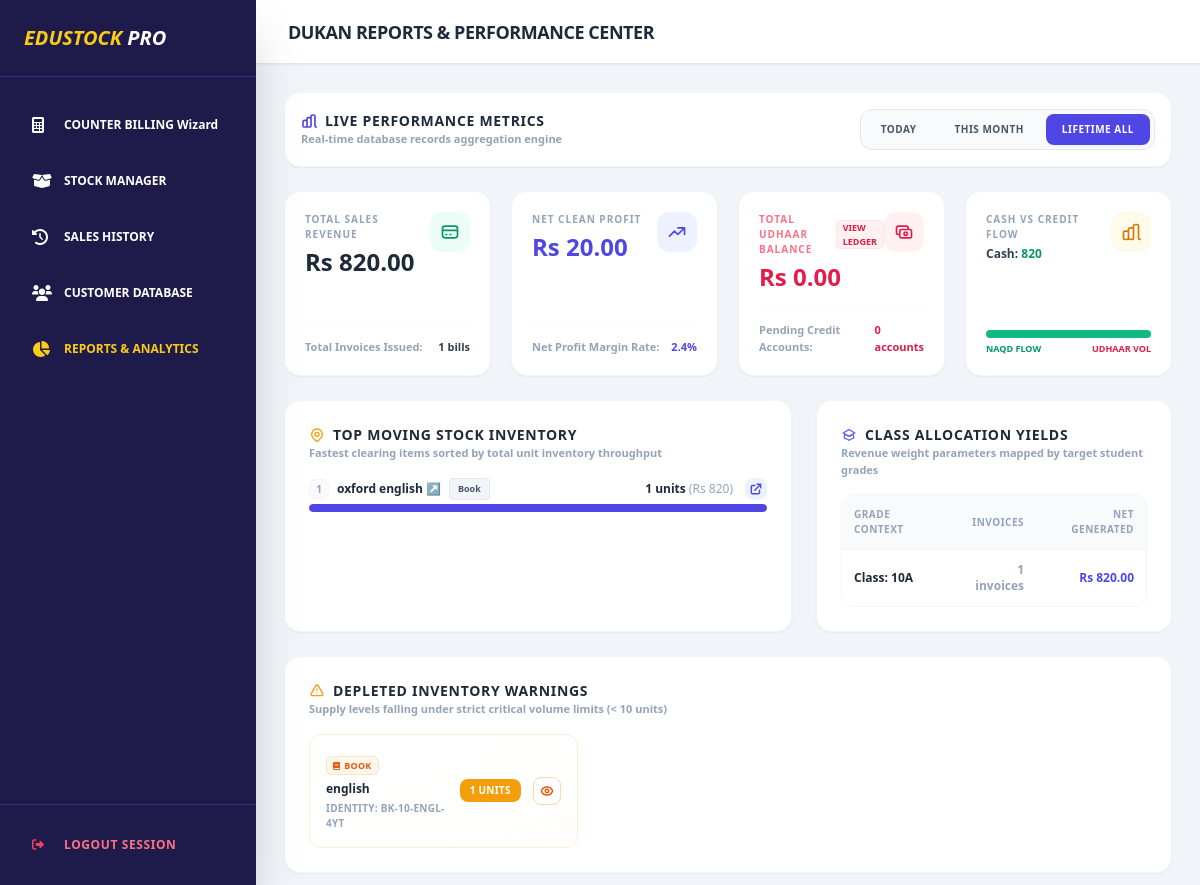
The page /analytics (signed in) on the database as committed earlier.
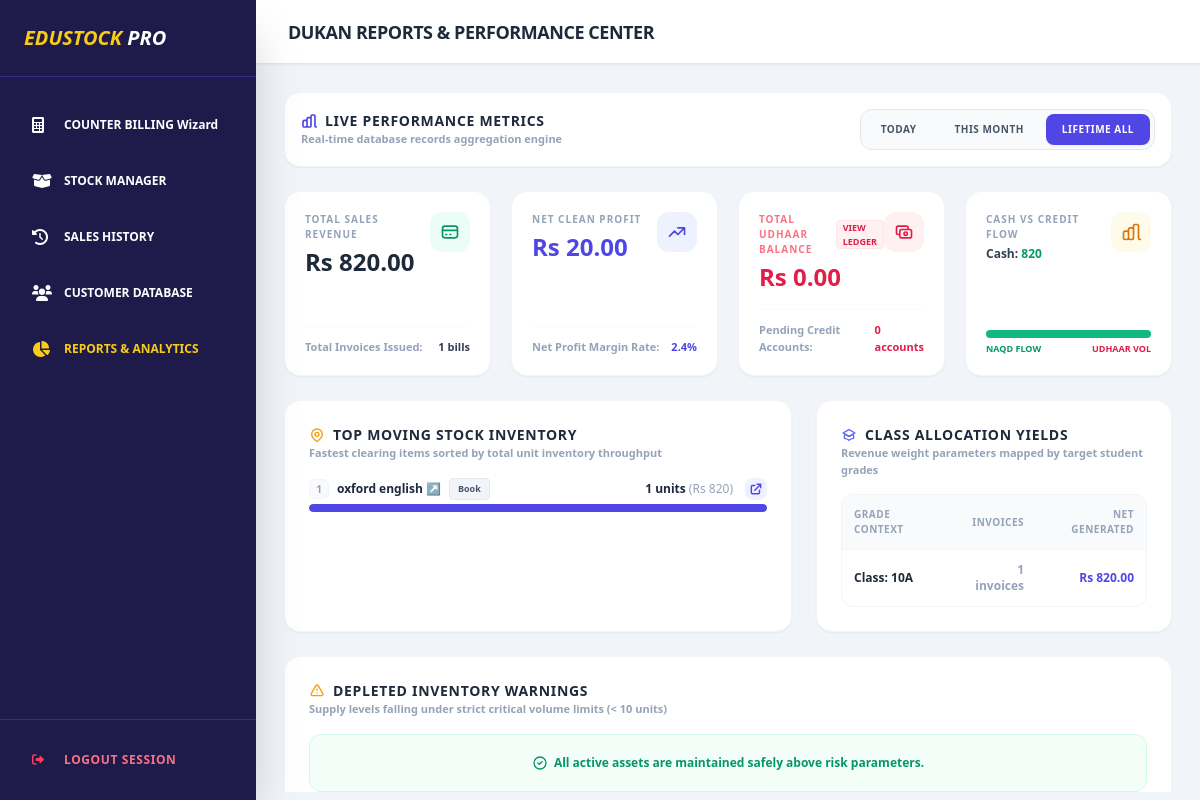
The same page on the database as committed later.
### tables this page shows
CREATE TABLE products (
        id INTEGER PRIMARY KEY AUTOINCREMENT,
        sku TEXT UNIQUE NOT NULL,
        barcode TEXT UNIQUE,
        name TEXT NOT NULL,
        category TEXT NOT NULL, -- Stationary, Books, Notebooks
        student_class TEXT,
        subject TEXT,
        purchase_price REAL NOT NULL,
        selling_price REAL NOT NULL,
        stock INTEGER NOT NULL DEFAULT 0,
        tag TEXT,
        variation TEXT
    );

CREATE TABLE sales (
        id INTEGER PRIMARY KEY AUTOINCREMENT,
        receipt_number TEXT NOT NULL UNIQUE,
        student_name TEXT NOT NULL,
        father_name TEXT NOT NULL,
        cnic TEXT,
        student_class TEXT NOT NULL,
        phone_no TEXT NOT NULL,
        address TEXT,
        sale_type TEXT NOT NULL,
        total_amount REAL NOT NULL,
        cash_paid REAL DEFAULT 0.0,
        profit REAL DEFAULT 0.0,
        payment_status TEXT DEFAULT 'Paid',
        timestamp DATETIME DEFAULT CURRENT_TIMESTAMP
    );

### main.py (the view)
@app.get("/analytics")
async def operations_analytics_dashboard(request: Request, range: str = "all"):
    if not is_logged_in(request): return RedirectResponse(url="/login", status_code=303)
    conn = get_db()
    date_filter = ""
    if range == "today":
        date_filter = "WHERE date(timestamp) = date('now', 'localtime')"
    elif range == "month":
        date_filter = "WHERE strftime('%Y-%m', timestamp) = strftime('%Y-%m', 'now', 'localtime')"
    gross_row = conn.execute(f"SELECT SUM(total_amount) as gross, COUNT(id) as cnt, SUM(profit) as prf FROM sales {date_filter}").fetchone()
    gross_revenue = gross_row['gross'] if gross_row and gross_row['gross'] else 0.0
    total_sales_count = gross_row['cnt'] if gross_row and gross_row['cnt'] else 0
    net_profit = gross_row['prf'] if gross_row and gross_row['prf'] else 0.0
    if date_filter:
        udhaar_query = f"SELECT SUM(total_amount - cash_paid) as rc, COUNT(id) as cnt FROM sales {date_filter} AND payment_status != 'Paid'"
    else:
        udhaar_query = "SELECT SUM(total_amount - cash_paid) as rc, COUNT(id) as cnt FROM sales WHERE payment_status != 'Paid'"
    credit_row = conn.execute(udhaar_query).fetchone()
    total_receivables = credit_row['rc'] if credit_row and credit_row['rc'] else 0.0
    credit_sales_count = credit_row['cnt'] if credit_row and credit_row['cnt'] else 0
    stock_val = conn.execute("SELECT SUM(stock * purchase_price) as val FROM products").fetchone()
    stock_valuation = stock_val['val'] if stock_val['val'] else 0.0
    low_stock_count_row = conn.execute("SELECT COUNT(*) as cnt FROM products WHERE stock < 10").fetchone()
    low_stock_count = low_stock_count_row['cnt'] if low_stock_count_row else 0
    stats = {
        "gross_revenue": gross_revenue,
        "total_sales_count": total_sales_count,
        "net_profit": net_profit,
        "total_receivables": total_receivables,
        "credit_sales_count": credit_sales_count,
        "stock_valuation": stock_valuation,
        "low_stock_count": low_stock_count
    }
    top_query = f"""
        SELECT p.id as product_id, p.name as product_name, p.category, SUM(si.qty) as total_qty, SUM(si.qty * si.price) as total_revenue
        FROM sale_items si
        JOIN sales s ON si.sale_id = s.id
        JOIN products p ON si.product_id = p.id
        {date_filter}
        GROUP BY si.product_id
        ORDER BY total_qty DESC LIMIT 5
    """
    top_products = conn.execute(top_query).fetchall()
    class_query = f"""
        SELECT student_class, COUNT(id) as volume, SUM(total_amount) as revenue
        FROM sales {date_filter} GROUP BY student_class ORDER BY revenue DESC
    """
    class_sales = conn.execute(class_query).fetchall()
    low_stock_items = conn.execute("SELECT id, name, sku, stock, category FROM products WHERE stock < 10 ORDER BY stock ASC LIMIT 6").fetchall()
    conn.close()
    return templates.TemplateResponse(request, "analytics.html", {
        "active_page": "analytics",
        "selected_range": range,
        "stats": stats,
        "top_products": top_products,
        "class_sales": class_sales,
        "low_stock_items": low_stock_items
    })

### templates/analytics.html (shortened to what the changed rows need)
{% extends "index.html" %}
{% block header_title %}Dukan Reports & Performance Center{% endblock %}
{% block page_content %}
<div class="space-y-6 p-1 overflow-y-auto h-[calc(100vh-6rem)]">
    <div class="grid grid-cols-1 md:grid-cols-2 lg:grid-cols-4 gap-5">
        <div class="bg-white p-5 rounded-2xl shadow-sm border border-slate-100 flex flex-col justify-between transition-all hover:shadow-md">
            <div class="flex justify-between items-start">
                <div class="space-y-1">
                    <h2 class="text-2xl font-black text-slate-800">Rs {{ "{:,.2f}".format(stats.gross_revenue) }}</h2>
                </div>
            </div>
        </div>
        <div class="bg-white p-5 rounded-2xl shadow-sm border border-slate-100 flex flex-col justify-between transition-all hover:shadow-md">
            <div class="flex justify-between items-start">
                <div class="space-y-1">
                    <h2 class="text-2xl font-black text-indigo-600">Rs {{ "{:,.2f}".format(stats.net_profit) }}</h2>
                </div>
            </div>
        </div>
        <a href="/sales?filter=Pending" class="bg-white p-5 rounded-2xl shadow-sm border border-slate-100 flex flex-col justify-between transition-all hover:scale-[1.01] hover:border-rose-200 hover:shadow-md group cursor-pointer">
            <div class="flex justify-between items-start">
                <div class="space-y-1">
                    <h2 class="text-2xl font-black text-rose-600">Rs {{ "{:,.2f}".format(stats.total_receivables) }}</h2>
                </div>
            </div>
        </a>
        <div class="bg-white p-5 rounded-2xl shadow-sm border border-slate-100 flex flex-col justify-between transition-all hover:shadow-md">
            <div class="flex justify-between items-start">
                <div class="space-y-1">
                    <div class="flex items-baseline gap-2">
                        {% set cash_received = stats.gross_revenue - stats.total_receivables %}
                        <h2 class="text-xs font-black text-slate-700">Cash: <span class="text-emerald-600">{{ "{:,.0f}".format(cash_received if cash_received > 0 else 0) }}</span></h2>
                    </div>
                </div>
            </div>
        </div>
    </div>
    <div class="grid grid-cols-1 lg:grid-cols-12 gap-6">
        <div class="lg:col-span-7 bg-white p-6 rounded-2xl shadow-sm border border-slate-100 space-y-4">
            <div class="space-y-4">
                {% if top_products %}
                    {% for p in top_products %}
                    <div class="space-y-1">
                        <div class="flex justify-between items-center text-xs font-bold text-slate-700">
                            <div class="flex items-center gap-2">
                                <span class="w-5 h-5 flex items-center justify-center bg-slate-50 text-slate-400 rounded-md text-[10px] font-black border border-slate-100">{{ loop.index }}</span>
                                <span class="font-black text-slate-800"><a href="/product/{{ p.product_id }}" class="hover:text-indigo-600 transition-colors">{{ p.product_name }} ↗</a></span>
                                <span class="text-[9px] bg-slate-100 text-slate-600 font-black px-2 py-0.5 rounded border">{{ p.category }}</span>
                            </div>
                            <div class="flex items-center gap-3">
                                <span class="text-slate-800 font-black">{{ p.total_qty }} units <span class="text-slate-400 font-medium">(Rs {{ "{:,.0f}".format(p.total_revenue) }})</span></span>
                                <a href="/product/{{ p.product_id }}" class="text-indigo-600 hover:text-indigo-900 p-1 bg-indigo-50 hover:bg-indigo-100 rounded-lg transition-all" title="View Product Profile">
                                    <svg class="w-3.5 h-3.5" fill="none" stroke="currentColor" viewBox="0 0 24 24"><path stroke-linecap="round" stroke-linejoin="round" stroke-width="2.5" d="M10 6H6a2 2 0 00-2 2v10a2 2 0 002 2h10a2 2 0 002-2v-4M14 4h6m0 0v6m0-6L10 14"></path></svg>
                                </a>
                            </div>
                        </div>
                        <div class="w-full bg-slate-100 h-2 rounded-full overflow-hidden">
                            {% set max_qty = top_products[0].total_qty if top_products else 1 %}
                            {% set percentage = (p.total_qty / max_qty) * 100 %}
                            <div class="bg-indigo-600 h-full rounded-full transition-all duration-500" style="width: {{ percentage }}%"></div>
                        </div>
                    </div>
                    {% endfor %}
                {% else %}
                    <p class="text-xs font-bold text-slate-400 text-center py-8">No billing items registered within this specific timeframe query window.</p>
                {% endif %}
            </div>
        </div>
        <div class="lg:col-span-5 bg-white p-6 rounded-2xl shadow-sm border border-slate-100 space-y-4">
            <div class="overflow-hidden rounded-xl border border-slate-100">
                <table class="w-full text-left border-collapse">
                    <thead>
                        <tr class="bg-slate-50 text-[10px] font-black uppercase text-slate-400 tracking-wider border-b border-slate-100">
                            <th class="p-3">Grade Context</th>
                            <th class="p-3 text-right">Invoices</th>
                            <th class="p-3 text-right">Net Generated</th>
                        </tr>
                    </thead>
                    <tbody class="divide-y divide-slate-100 text-xs font-bold text-slate-600">
                        {% if class_sales %}
                            {% for c in class_sales %}
                            <tr class="hover:bg-slate-50/60 transition">
                                <td class="p-3 font-black text-slate-800">Class: {{ c.student_class if c.student_class else 'Direct Walk-in' }}</td>
                                <td class="p-3 text-right text-slate-400">{{ c.volume }} invoices</td>
                                <td class="p-3 text-right text-indigo-600 font-black">Rs {{ "{:,.2f}".format(c.revenue) }}</td>
                            </tr>
                            {% endfor %}
                        {% else %}
                            <tr>
                                <td colspan="3" class="p-4 text-center font-bold text-slate-400">No layout segment rows mapped.</td>
                            </tr>
                        {% endif %}
                    </tbody>
                </table>
            </div>
        </div>
    </div>
    <div class="bg-white p-6 rounded-2xl shadow-sm border border-slate-100 space-y-4">
        <div class="grid grid-cols-1 md:grid-cols-2 lg:grid-cols-3 gap-4">
                        {% if low_stock_items %}
                {% for item in low_stock_items %}
                <div class="p-4 rounded-xl border border-orange-100 bg-gradient-to-br from-white to-orange-50/10 flex justify-between items-center transition-all duration-300 hover:shadow-[0_0_15px_rgba(249,115,22,0.12)] hover:border-orange-300">
                    <div class="space-y-1 min-w-0 flex-1 pr-2">
                        <div class="inline-flex items-center gap-1 px-1.5 py-0.5 rounded-md bg-orange-50 border border-orange-200/60 text-[9px] font-black tracking-wide text-orange-600 uppercase mb-0.5">
                            <i class="fas stroke-2 {% if 'book' in item.category.lower() and 'notebook' not in item.category.lower() %}fa-book{% elif 'notebook' in item.category.lower() %}fa-book-open{% else %}fa-tag{% endif %} text-[8px]"></i>
                            {{ item.category or 'General' }}
                        </div>
                        <div class="text-xs font-black text-slate-800 truncate" title="{{ item.name }}">{{ item.name }}</div>
                        <div class="text-[10px] font-bold text-slate-400 uppercase tracking-wide">Identity: {{ item.sku }}</div>
                    </div>
                    <div class="flex items-center gap-3 shrink-0">
                        <div class="text-right">
                            <span class="px-2.5 py-1 rounded-lg text-[10px] font-black block tracking-wide {% if item.stock == 0 %} bg-rose-600 text-white {% else %} bg-amber-500 text-white {% endif %}">
                                {{ item.stock }} UNITS
                            </span>
                        </div>
                        <a href="/product/{{ item.id }}" class="p-1.5 rounded-lg border transition-all {% if item.stock == 0 %} bg-white text-rose-600 border-rose-200 hover:bg-rose-600 hover:text-white {% else %} bg-white text-orange-600 border-orange-200 hover:bg-orange-500 hover:text-white {% endif %}" title="View & Update Stock">
                        </a>
                    </div>
                </div>
                {% endfor %}
            {% else %}
                <div class="col-span-full py-5 text-center text-xs font-black text-emerald-600 bg-emerald-50/60 rounded-xl border border-emerald-100 flex items-center justify-center gap-1.5">
                    <svg class="w-4 h-4" fill="none" stroke="currentColor" viewBox="0 0 24 24"><path stroke-linecap="round" stroke-linejoin="round" stroke-width="2" d="M9 12l2 2 4-4m6 2a9 9 0 11-18 0 9 9 0 0118 0z"></path></svg>
                    All active assets are maintained safely above risk parameters.
                </div>
            {% endif %}
        </div>
    </div>
</div>
{% endblock %}

Rows that differ between the two databases and show on the page:
no longer on this page (row edited): products: category "BOOK", name "english", sku "BK-10-ENGL-4YT", stock "1", shown under "DEPLETED INVENTORY WARNINGS"
Other text that changed with them:
text now shown: "All active assets are maintained safely above risk parameters."
